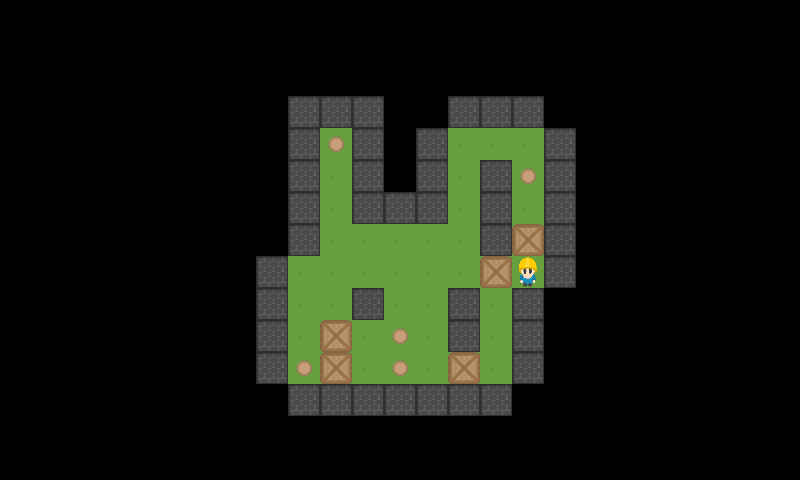

A level layout from a 2D game, rendered from its tile map. Below: a short description, then the map file with tile-grid data replaced by summaries:
An orthogonal 25x15 tile map with 32x32 px tiles, 2 tile layers (StaticMap, Objetos).

<map version="1.0" orientation="orthogonal" renderorder="right-down" width="25" height="15" tilewidth="32" tileheight="32">
 <tileset firstgid="1" source="Tileset.tsx" />
 <layer name="StaticMap" width="25" height="15">
  <data>[375 cells, 84 non-empty, 2 distinct tile ids]</data>
 </layer>
 <layer name="Objetos" width="25" height="15">
  <data>[375 cells, 11 non-empty, 3 distinct tile ids]</data>
 </layer>
</map>
